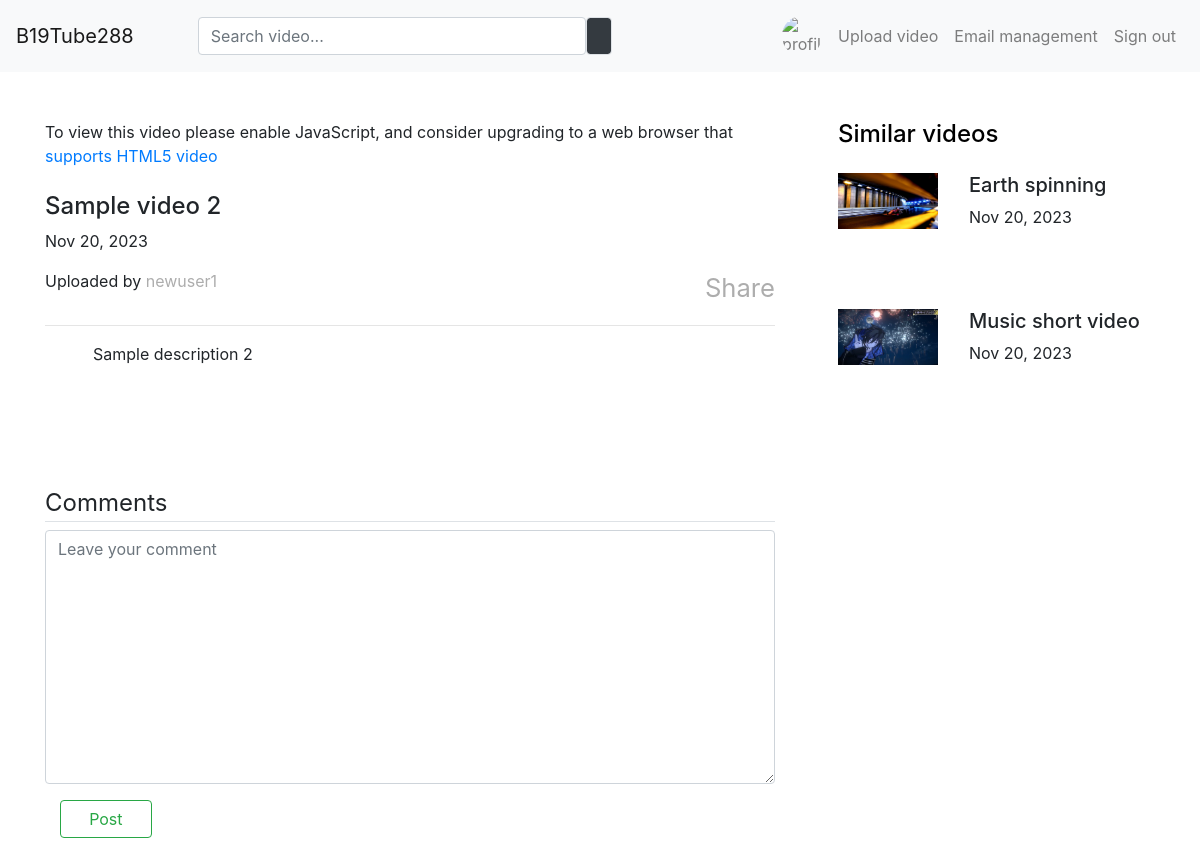
The page /videos/2/ (signed in) on the database as committed earlier.
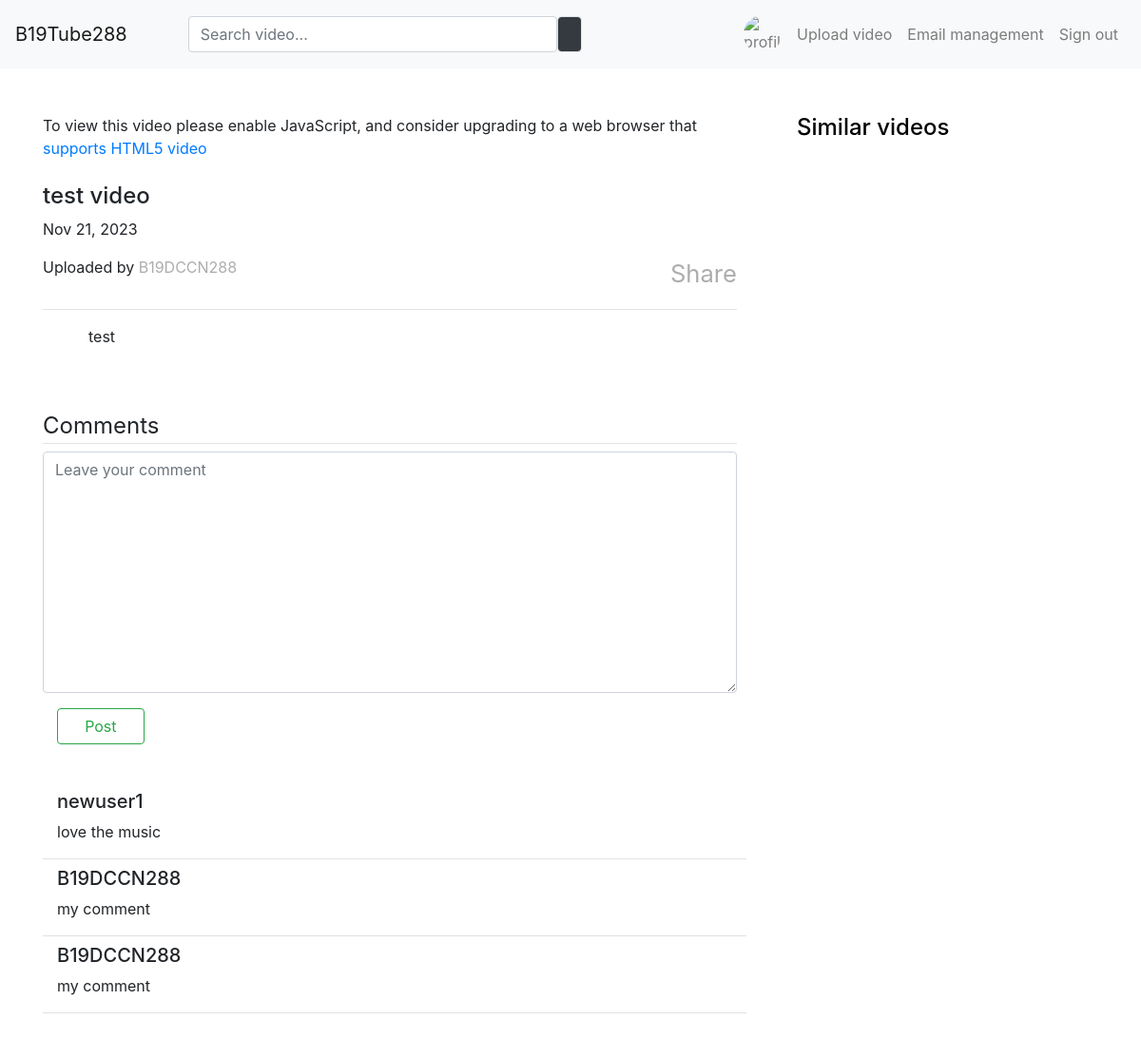
The same page on the database as committed later.
### videos/models.py (models this page shows, shortened)
class Video(models.Model):
    uploader = models.ForeignKey(User, on_delete=models.CASCADE)
    title = models.CharField(max_length=100)
    description = models.TextField()
    video_file = models.FileField(upload_to='uploads/video_files',
                                  validators=[FileExtensionValidator(allowed_extensions=['mp4', 'mkv'])])
    thumbnail = models.FileField(upload_to='uploads/thumbnails',
                                 validators=[FileExtensionValidator(allowed_extensions=['png', 'jpeg', 'jpg'])])
    date_posted = models.DateTimeField(default=timezone.now)
    topic = models.ForeignKey('Topic', null=True, on_delete=models.SET_NULL)

class Comment(models.Model):
    user = models.ForeignKey(User, on_delete=models.CASCADE)
    video = models.ForeignKey('Video', on_delete=models.CASCADE)
    comment = models.TextField(max_length=1500)
    created_on = models.DateTimeField(auto_now_add=True)

### videos/views.py (the view, shortened to what this page needs)
# urls.py: path('<int:pk>/', DetailVideo.as_view(), name='video_detail'),
class DetailVideo(View):
    def get(self, request, pk, *args, **kwargs):
        video = Video.objects.get(pk=pk)
        form = CommentForm()
        comments = Comment.objects.filter(video=video).order_by('-created_on')
        topics = Video.objects.filter(topic=video.topic)[:20]
        context = {
            'object': video,
            'comments': comments,
            'topics': topics,
            'form': form
        }
        return render(request, 'videos/detail_video.html', context)

### videos/forms.py
class CommentForm(forms.Form):
    comment = forms.CharField(label="", widget=forms.Textarea(attrs={'class': 'form-control',
                                                                     'placeholder': 'Leave your comment'}))

### member/templatetags/custom_filter.py (called while the page is built)
@register.filter(name="uploader_id")
def uploader_id(value):
    return value - 1

### videos/templates/videos/detail_video.html (shortened to what the changed rows need)
{% extends 'videos/base.html' %}
{% load crispy_forms_tags %}
{% load custom_filter %}
{% block content %}
    <div class="container">
        <div class="row mt-5">
            <div class="col-md-8 col-sm-12 col-xs-12">
                <video-js
                        class="video-js vjs-default-skin vjs-16-9 vjs-big-play-centered"
                        width="800"
                        height="500"
                        controls
                        data-setup='{"playbackRates": [0.5, 1, 1.5, 2],
                                     "fluid": true,
                                     "preload": "auto"'>
                    <source src="/media/{{ object.video_file }}" type="video/mp4">
                    <source src="/media/{{ object.video_file }}" type="video/mkv">
                    <p class="vjs-no-js">
                    </p>
                </video-js>
                <h4 class="mt-4">{{ object.title }}</h4>
                <p>{{ object.date_posted | date:"M d, Y" }}</p>
                <div class="row mt-3">
                    <div class="col-md-6">
                        <p> Uploaded by
                            <a class="link-text"
                               href="{% url 'member' object.uploader.pk|uploader_id %}">
                                {{ object.uploader }}
                            </a>
                        </p>
                    </div>
                    <div class="col-md-6 text-muted text-right">
                    </div>
                </div>
                <hr>
                <p class="ml-5 mt-3"> {{ object.description }}</p>
            </div>
                <div class="col-md-4 col-sm-12 col-xs-12 pl-5">
                    {% for topic in topics %}
                        {% if object.pk != topic.pk %}
                            <div class="position-relative d-flex flex-row mb-5 py-2">
                                <img src="{{ topic.thumbnail.url }}" width="100" height="56.25"/>
                                <div class="col">
                                    <h5 class="pl-3">{{ topic.title }}</h5>
                                    <p class="pl-3">{{ topic.date_posted | date:"M d, Y" }}</p>
                                </div>
                            </div>
                        {% endif %}
                    {% endfor %}
                </div>
        </div>
    </div>
    <div class="container mt-5 mb-5">
        <div class="col mt-5">
            {% for comment in comments %}
                <div class="row mt-2">
                    <div class="col-md-8 col-sm-12 col-xs-12 border-bottom">
                        <h5>{{ comment.user }}</h5>
                        <p>{{ comment.comment }}</p>
                    </div>
                </div>
            {% endfor %}
        </div>
    </div>
{% endblock content %}

Rows that differ between the two databases and show on the page:
removed Video: thumbnail (picture), title "Earth spinning", date_posted "Nov 20, 2023"
removed Video: thumbnail (picture), title "Music short video", date_posted "Nov 20, 2023"
changed Video: title "Sample video 2" → "test video"; date_posted "Nov 20, 2023" → "Nov 21, 2023"; uploader "newuser1" → "B19DCCN288"; description "Sample description 2" → "test"
added Comment: user "newuser1", comment "love the music"
added Comment: user "B19DCCN288", comment "my comment"
added Comment: user "B19DCCN288", comment "my comment"
